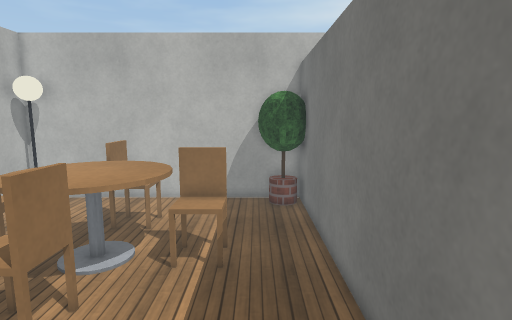
View 1 (above)

15 first-person views from a walk through a Webots world. The camera is 1.2 m above the floor, tilts 8° down and sees 80° across. The floor is counted in squares, 0.25 m on a side. Each view is taken from the middle of a square. On the plan, view 1 faces up. The plan holds only what a view shows up to about 20 squares ahead; the rest is blank. The place goes on beyond the plan. Robots are left out. Webots' stock objects and surfaces are drawn as simple stand-ins.

View 2
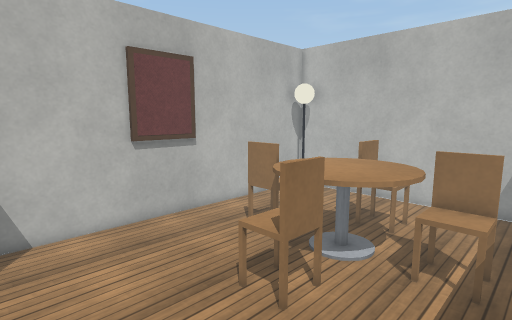

View 3
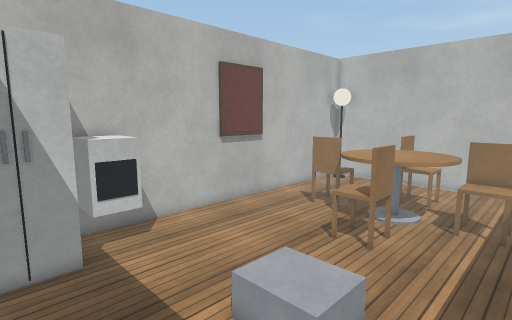

View 4
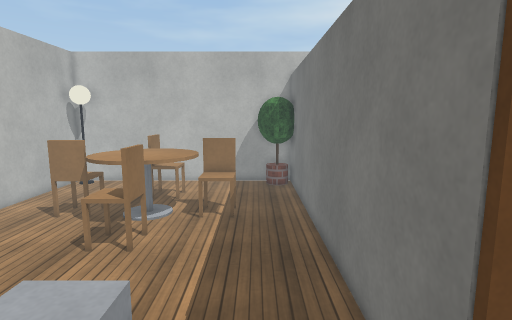

View 5
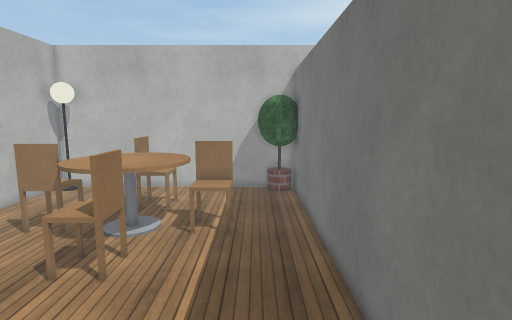

View 6
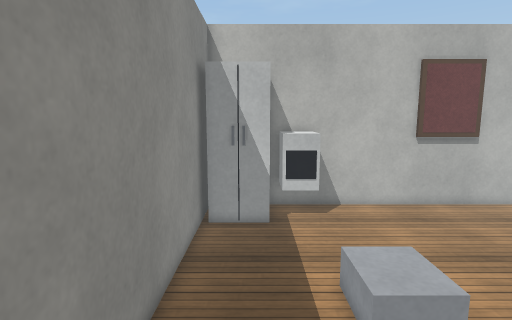

View 7
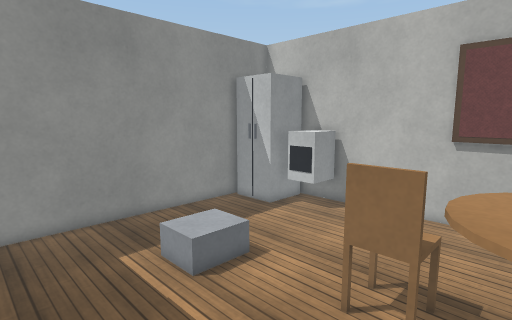

View 8
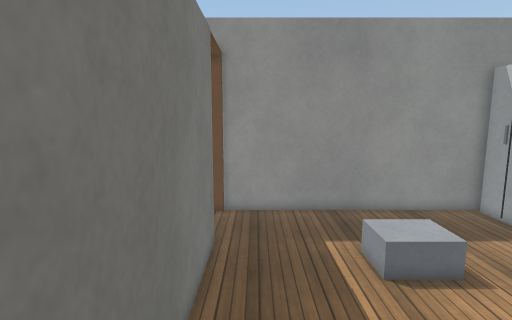

View 9
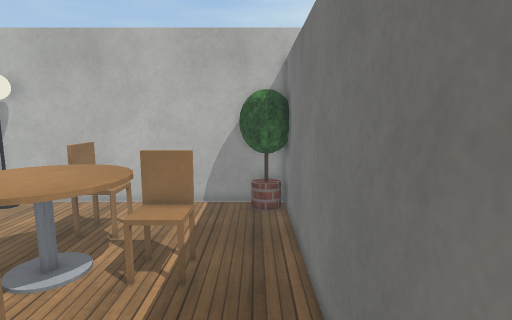

View 10
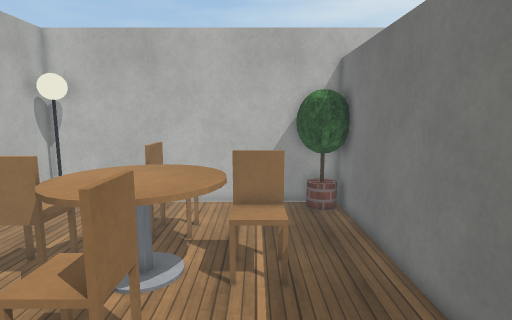

View 11
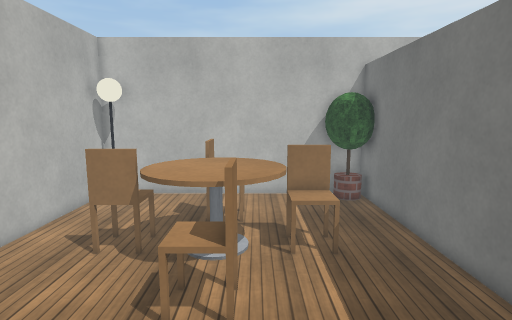

View 12
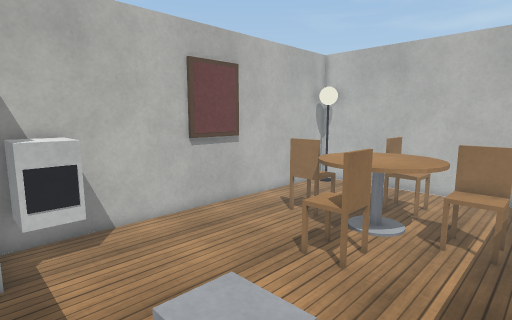

View 13
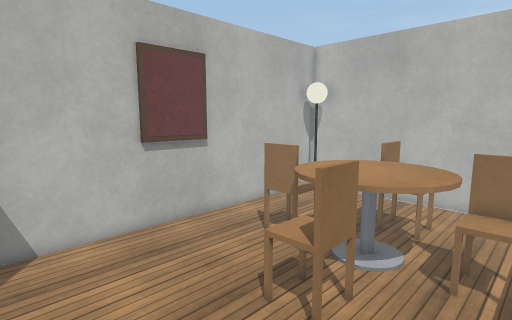

View 14
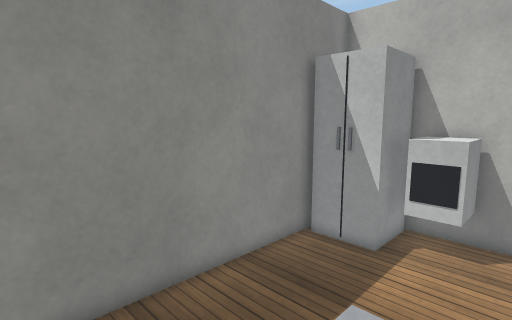

View 15
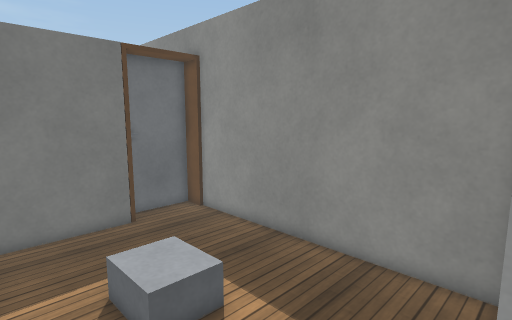

### Floor plan
Key: @ floor where view 1 was taken; # wall or solid block; . floor; T potted tree; L floor lamp; C chair; R door leaf; O other object.
Columns run from 14 left of view 1 to 4 right of it. Each row starts with its distance up from view 1.
 18 ###############TT#
 17 #LL...........TTT#
 16 #..............TT#
 15 #................#
 14 #.......CC.......#
 13 #.......CC.......#
 12 #......OOOO......#
 11 #...CCCOOOOCCC...#
 10 #...CCCOOOOCCC...#
  9 #O...CCOOOOCCC...#
  8 #O.....OOOO......#
  7 #O......CC.......#
  6 #O......CC.......#
  5 #................#
  4 #................#
  3 #................#
  2 #................#
  1 #........OOO.....#
  0 #OOO.....OOO..@..#
 -1 #OOO.............#
 -2 #OO..............RR
 -3 #  O..............R
 -4    O..............R
 -5    O.............RR
 -6  #################

Positions as (right, up) in squares from view 1, and headings:
1: (0, 0), facing up
2: (0, 0), facing up-left
3: (0, -5), facing up-left
4: (0, -5), facing up
5: (0, -3), facing up
6: (3, -3), facing left
7: (2, 9), facing down-left
8: (1, 10), facing down
9: (1, 1), facing up
10: (-2, 1), facing up
11: (-4, -1), facing up
12: (0, -3), facing up-left
13: (-1, 0), facing up-left
14: (0, 2), facing down-left
15: (-11, 4), facing down-right
